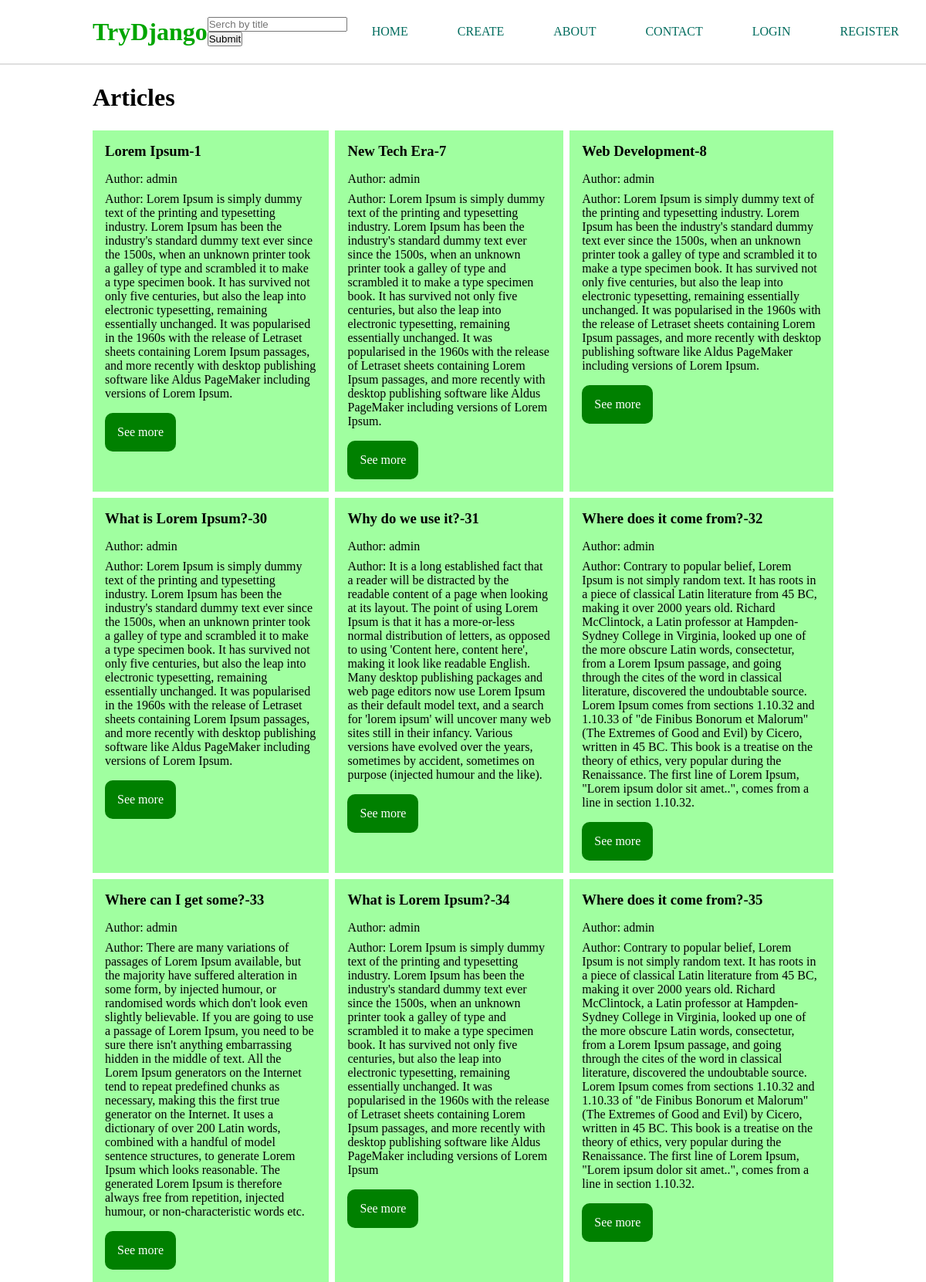
/, run on an earlier commit of the app's database.
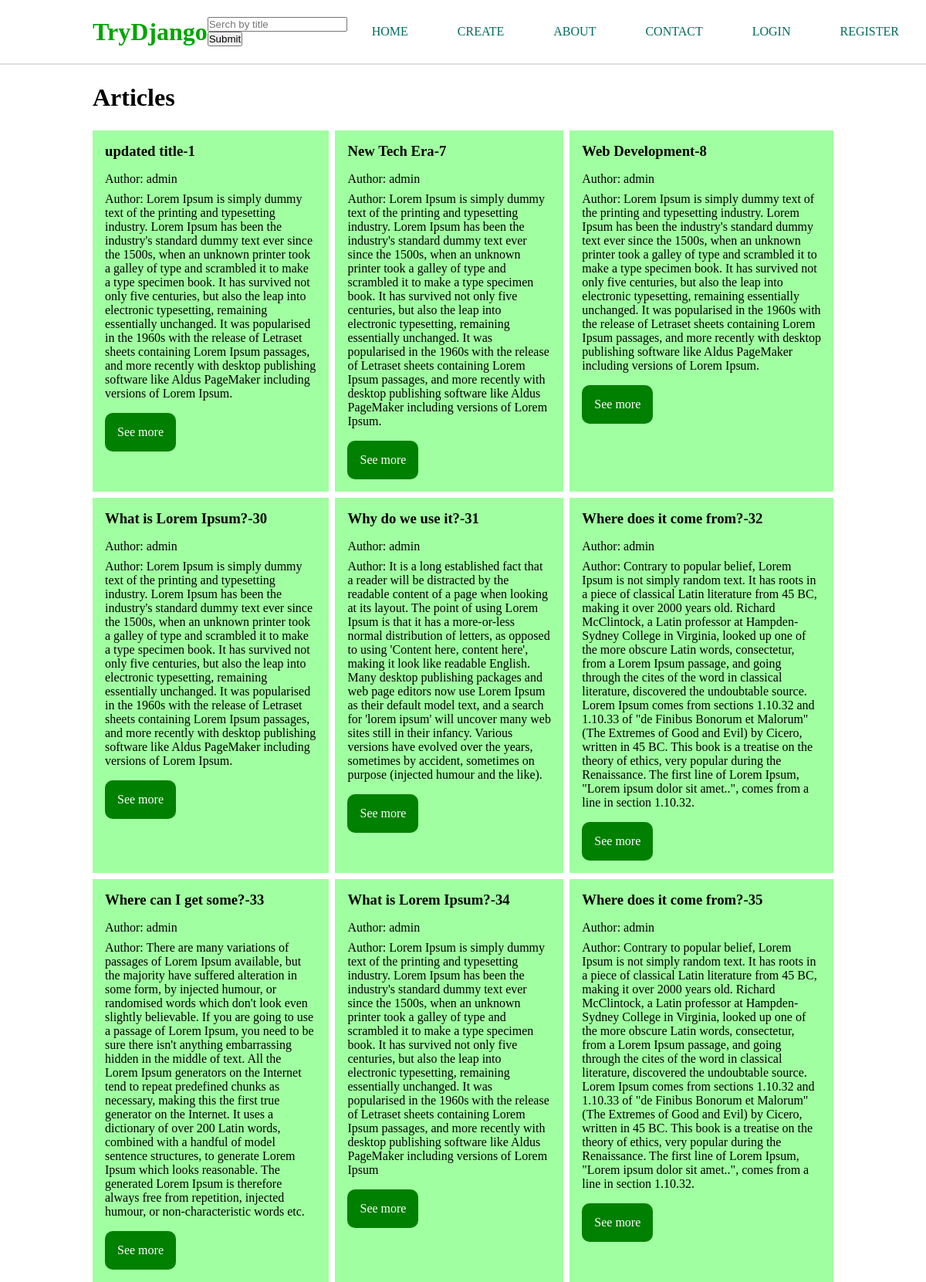
And on a later commit of the database.
### articles/models.py (models this page shows, shortened)
class Article(models.Model):
    author = models.ForeignKey(User, on_delete=models.CASCADE)
    title = models.CharField(max_length=50)
    slug = models.SlugField(null=True, blank=True)
    content = models.TextField()
    date_created = models.DateTimeField(default=timezone.now)

### articles/views.py (the view)
# urls.py: path('', home, name='home'),
def home(request):
    articles = Article.objects.all().order_by('-date_created')
    context = {
        'articles': articles
    }
    return render(request, 'home.html', context)

### templates/home.html (shortened to what this page needs)
{% extends 'index.html' %}
{% block content %}
    <h1 style="margin: 1.5rem 0">Articles</h1>
    <div style="display: grid; grid-template-columns: auto auto auto; grid-gap: 0.5rem;">
        {% for article in articles %}
        <div style="background: rgb(160, 255, 160); padding: 1rem;">
            <h3>{{ article.title }}-{{ article.pk }}</h3>
            {% if article.author %}
                <p style="margin-top: 1rem">Author: {{ article.author }}</p>
            {% else %}
            <p style="margin-top: 1rem">Author: Annonymous</p>
            {% endif %}
            <p style="margin-top: 0.5rem">Author: {{ article.content }}</p>
            <a style="display: inline-block; margin-top: 1rem;
            background: green; color: white; padding: 1rem;
            border-radius: 10px;" href="{% url 'articles:article-detail' article.pk %}">See more</a>
        </div>
        {% endfor %}
    </div>
{% endblock content %}

What changed in the data, as far as the page shows it:
changed Article id 1: title "Lorem Ipsum" → "updated title"
